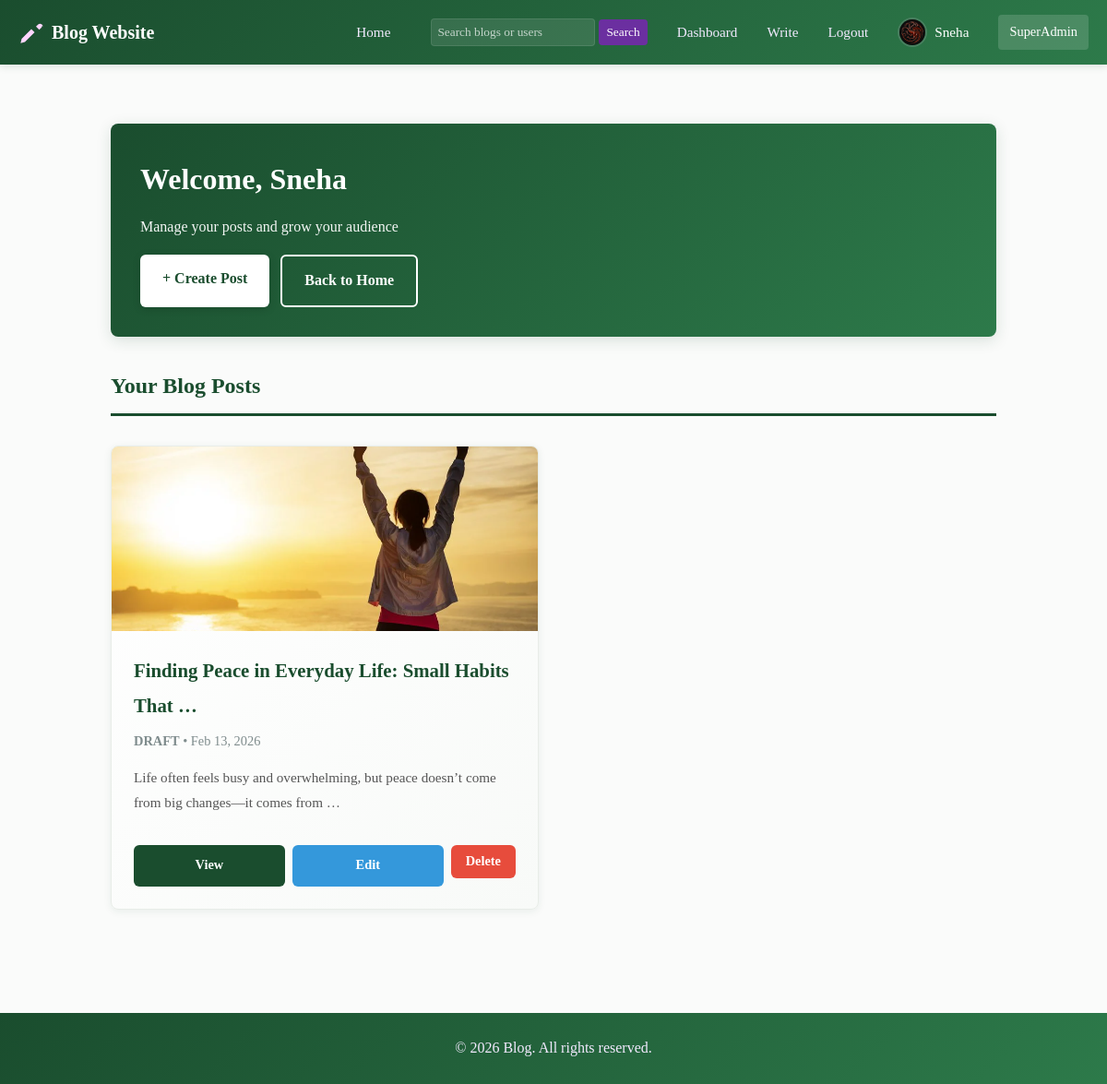
Screenshot of /dashboard/ (signed in) with the database file from the repository.
### blog/models.py (models this page shows, shortened)
class User(AbstractBaseUser, PermissionsMixin):
    name = models.CharField(max_length=100)
    email = models.EmailField(max_length=150, unique=True)
    profile_image = models.ImageField(upload_to='profiles/', blank=True, null=True)
    is_active = models.BooleanField(default=True)
    is_staff = models.BooleanField(default=False)
    created_at = models.DateTimeField(default=timezone.now)
    objects = UserManager()
    USERNAME_FIELD = 'email'
    REQUIRED_FIELDS = ['name']
    class Meta:
        db_table = 'users'
        verbose_name = 'User'
        verbose_name_plural = 'Users'
    @property
    def is_writer(self):
        try:
            return self.user_roles.filter(name='writer').exists()
        except Exception:
            return False

class Blog(models.Model):
    STATUS_CHOICES = [
        ('draft', 'Draft'),
        ('published', 'Published'),
        ('archived', 'Archived'),
    ]
    tenant_id = models.IntegerField()
    title = models.CharField(max_length=255)
    slug = models.SlugField(max_length=300)
    excerpt = models.TextField(blank=True, null=True)
    content = models.TextField()
    featured_image = models.ImageField(upload_to='blogs/', blank=True, null=True)
    tags = models.ManyToManyField('Tag', related_name='blogs', blank=True)
    status = models.CharField(max_length=20, choices=STATUS_CHOICES, default='draft')
    author = models.ForeignKey(User, on_delete=models.SET_NULL, null=True, related_name='blogs')
    category = models.ForeignKey(Category, on_delete=models.SET_NULL, null=True, related_name='blogs')
    published_at = models.DateTimeField(blank=True, null=True)
    created_at = models.DateTimeField(default=timezone.now)
    updated_at = models.DateTimeField(auto_now=True)
    class Meta:
        db_table = 'blogs'
        unique_together = ('tenant_id', 'slug')
        verbose_name = 'Blog'
        verbose_name_plural = 'Blogs'
        indexes = [
            models.Index(fields=['tenant_id', 'slug'], name='blogs_index_2'),
            models.Index(fields=['tenant_id', 'status'], name='idx_blogs_tenant_status'),
            models.Index(fields=['tenant_id', 'slug'], name='idx_blogs_slug'),
        ]
        ordering = ['-created_at']

### blog/views.py (the view)
# urls.py: path('dashboard/', views.dashboard, name='dashboard'),
@login_required(login_url='login')
def dashboard(request):
    user_blogs = request.user.blogs.all().order_by('-created_at')
    from .models import Category
    categories = Category.objects.annotate(post_count=Count('blogs')).order_by('-post_count')[:12]
    context = {
        'user_blogs': user_blogs,
        'categories': categories,
        'page_title': 'Dashboard'
    }
    return render(request, 'dashboard.html', context)

### templates/dashboard.html (shortened to what this page needs)
{% extends 'base.html' %}
{% load static %}
{% block content %}
<div class="container" style="max-width:1000px;margin:2rem auto;">
    <div class="welcome-card-dashboard">
        <h1>Welcome, {{ user.name }}</h1>
        <p>Manage your posts and grow your audience</p>
        <div style="display:flex;gap:12px;margin-top:1rem;">
            <a href="{% url 'create_blog' %}" class="btn-dashboard-primary">+ Create Post</a>
            <a href="{% url 'home' %}" class="btn-dashboard-secondary">Back to Home</a>
        </div>
    </div>
    <h2 style="margin-top:2rem;color:#1a4d2e;border-bottom:3px solid #1a4d2e;padding-bottom:0.5rem;">Your Blog Posts</h2>
    <div class="posts-grid">
        {% if user_blogs %}
            {% for blog in user_blogs %}
                <div class="post-card-dashboard">
                    {% if blog.featured_image %}
                        <div class="post-image" style="background-image:url('{{ blog.featured_image.url }}');"></div>
                    {% else %}
                        <div class="post-image" style="background:linear-gradient(135deg, #1a4d2e 0%, #2d7a4a 100%);"></div>
                    {% endif %}
                    <div class="post-body">
                        <h3>{{ blog.title|truncatewords:8 }}</h3>
                        <p class="post-meta"><strong>{{ blog.status|upper }}</strong> • {{ blog.created_at|date:"M d, Y" }}</p>
                        <p class="post-excerpt">{{ blog.excerpt|default:blog.content|truncatewords:15 }}</p>
                        <div class="post-actions" style="display:flex;gap:8px;margin-top:1rem;">
                            <a href="{% url 'blog_detail' blog.id %}" class="btn-post-view">View</a>
                            <a href="{% url 'edit_blog' blog.id %}" class="btn-post-edit">Edit</a>
                            <form method="POST" action="{% url 'delete_blog' blog.id %}" style="display:inline;" onsubmit="return confirm('Delete this post?');">
                                <button type="submit" class="btn-post-delete">Delete</button>
                            </form>
                        </div>
                    </div>
                </div>
            {% endfor %}
        {% else %}
            <div style="padding:2rem;text-align:center;color:#666;">
                <p>You haven't created any blog posts yet.</p>
                <a href="{% url 'create_blog' %}" class="btn-dashboard-primary" style="margin-top:1rem;">Create Your First Post</a>
            </div>
        {% endif %}
    </div>
</div>
{% endblock %}

### templates/base.html (shortened to what this page needs)
<!DOCTYPE html>
<html lang="en">
<head>
    {% load static %}
    <link rel="stylesheet" href="{% static 'css/dashboard.css' %}">
</head>
<body>
    <header>
        <div class="container">
                <div class="logo">
                    <svg xmlns="http://www.w3.org/2000/svg" viewBox="0 0 24 24" fill="#ffd6ff"><path d="M2 22l1-4 9-9 3 3-9 9-4 1zm20-16c0 .6-.2 1.2-.7 1.7l-2 2-3-3 2-2c.5-.5 1.1-.7 1.7-.7.6 0 1.2.2 1.7.7l.3.3c.5.5.7 1.1.7 1.7z"/></svg>
                    <span>Blog Website</span>
                </div>
                <nav>
                    <a href="{% url 'home' %}">Home</a>
                    <form action="{% url 'search' %}" method="get" style="display:inline-block;margin-left:12px;">
                        <input type="search" name="q" placeholder="Search blogs or users" style="padding:6px;border-radius:4px;border:1px solid rgba(255,255,255,0.1);">
                        <button type="submit" style="padding:6px 8px;border-radius:4px;border:none;background:#6b2fa0;color:#fff;">Search</button>
                    </form>
                    {% if user.is_authenticated %}
                    <a href="{% url 'dashboard' %}">Dashboard</a>
                    {% if user.is_writer %}
                        <a href="{% url 'create_blog' %}">Write</a>
                    {% endif %}
                    <a href="{% url 'logout' %}">Logout</a>
                        <a href="{% url 'dashboard' %}" style="display:flex;align-items:center;gap:0.5rem;">
                            {% if user.profile_image %}
                                <img src="{{ user.profile_image.url }}" alt="avatar" style="height:32px;width:32px;border-radius:50%;object-fit:cover;border:2px solid rgba(255,214,255,0.15);">
                            {% else %}
                                <svg xmlns="http://www.w3.org/2000/svg" viewBox="0 0 24 24" fill="#ffd6ff" style="height:32px;width:32px;border-radius:50%;background:rgba(0,0,0,0.1);padding:4px;">
                                    <path d="M12 12c2.7 0 5-2.3 5-5s-2.3-5-5-5-5 2.3-5 5 2.3 5 5 5zm0 2c-4 0-8 2-8 4v2h16v-2c0-2-4-4-8-4z"/>
                                </svg>
                            {% endif %}
                            <span style="color:#fff;font-size:0.95rem;">{{ user.name }}</span>
                        </a>
                    {% else %}
                        <a href="{% url 'login' %}">Login</a>
                        <a href="{% url 'register' %}">Register</a>
                    {% endif %}
                    <a href="{% url 'superadmin_login' %}" style="padding:6px 12px;border-radius:4px;background:rgba(255,255,255,0.15);color:#fff;text-decoration:none;font-size:0.9rem;">SuperAdmin</a>
                </nav>
        </div>
    </header>
    <main>
        {% block content %}{% endblock %}
    </main>
    <footer>
        <p>&copy; 2026 Blog. All rights reserved.</p>
    </footer>
</body>
</html>

### static/css/dashboard.css (style rules this page uses)
:root { --light-purple:#d5acf6; --dark-accent:#ac52dd; --soft-gold:#c9a24a; --muted:#6b6b6b; }

### templates/base.html (style rules this page uses)
* { margin: 0; padding: 0; box-sizing: border-box; }
body { font-family: 'Times New Roman', Times, serif; line-height: 1.8; color: #2c3e50; background: #fafbfa; }
header { background: linear-gradient(135deg, #1a4d2e 0%, #2d7a4a 100%); color: #f3eaff; padding: 1rem 0; box-shadow: 0 2px 8px rgba(26, 77, 46, 0.15); }
.container { max-width: 1200px; margin: 0 auto; padding: 0 20px; }
header .container { display: flex; justify-content: space-between; align-items: center; }
.logo { display: flex; gap: 0.5rem; align-items: center; font-size: 1.25rem; font-weight: bold; color: #fff; font-family: 'Times New Roman', Times, serif; }
.logo svg { height: 28px; width: 28px; }
nav { display: flex; gap: 2rem; list-style: none; align-items: center; font-family: 'Times New Roman', Times, serif; }
nav a { color: #f3eaff; text-decoration: none; transition: color 0.2s; font-size: 0.95rem; font-family: 'Times New Roman', Times, serif; }
nav form { margin-left: 12px; }
nav input { padding: 6px 8px; border-radius: 4px; border: 1px solid rgba(255, 255, 255, 0.2); background: rgba(255, 255, 255, 0.1); color: white; font-family: 'Times New Roman', Times, serif; }
nav input::placeholder { color: rgba(255, 255, 255, 0.7); }
nav button { padding: 6px 8px; border-radius: 4px; border: none; background: rgba(255, 255, 255, 0.2); color: white; cursor: pointer; transition: all 0.3s; font-family: 'Times New Roman', Times, serif; }
main { min-height: calc(100vh - 200px); padding: 2rem 0; }
footer { background: linear-gradient(135deg, #1a4d2e 0%, #2d7a4a 100%); color: #f3eaff; text-align: center; padding: 1.5rem 0; margin-top: 3rem; }

### templates/dashboard.html (style rules this page uses)
.welcome-card-dashboard { background: linear-gradient(135deg, #1a4d2e 0%, #2d7a4a 100%); color: white; padding: 2rem; border-radius: 8px; box-shadow: 0 4px 16px rgba(26, 77, 46, 0.15); animation: slideInDown 0.6s ease-out; font-family: 'Times New Roman', Times, serif; }
.welcome-card-dashboard h1 { margin: 0; font-size: 2rem; font-family: 'Times New Roman', Times, serif; }
.welcome-card-dashboard p { margin: 0.5rem 0 0 0; opacity: 0.95; font-family: 'Times New Roman', Times, serif; }
.btn-dashboard-primary { display: inline-block; padding: 0.75rem 1.5rem; background: white; color: #1a4d2e; border: none; border-radius: 6px; font-weight: 600; cursor: pointer; text-decoration: none; transition: all 0.3s; box-shadow: 0 2px 8px rgba(0, 0, 0, 0.15); font-family: 'Times New Roman', Times, serif; }
.btn-dashboard-secondary { display: inline-block; padding: 0.75rem 1.5rem; background: transparent; color: white; border: 2px solid white; border-radius: 6px; font-weight: 600; cursor: pointer; text-decoration: none; transition: all 0.3s; font-family: 'Times New Roman', Times, serif; }
.posts-grid { display: grid; grid-template-columns: repeat(auto-fill, minmax(300px, 1fr)); gap: 2rem; margin-top: 2rem; }
.post-card-dashboard { background: linear-gradient(135deg, #ffffff 0%, #f8faf8 100%); border-radius: 8px; overflow: hidden; box-shadow: 0 2px 8px rgba(26, 77, 46, 0.08); border: 1px solid #e8ede8; animation: fadeInUp 0.6s ease-out; transition: all 0.3s; display: flex; flex-direction: column; }
.post-image { height: 200px; background-size: cover; background-position: center; background-repeat: no-repeat; }
.post-body { padding: 1.5rem; flex-grow: 1; display: flex; flex-direction: column; }
.post-body h3 { margin: 0 0 0.5rem 0; color: #1a4d2e; font-size: 1.3rem; font-family: 'Times New Roman', Times, serif; }
.post-meta { color: #7f8c8d; font-size: 0.9rem; margin-bottom: 0.75rem; font-family: 'Times New Roman', Times, serif; }
.post-excerpt { color: #555; font-size: 0.95rem; margin-bottom: 1rem; flex-grow: 1; font-family: 'Times New Roman', Times, serif; }
.post-actions { display: flex; gap: 0.5rem; }
.btn-post-view, .btn-post-edit, .btn-post-delete { flex: 1; padding: 0.6rem 1rem; border: none; border-radius: 6px; cursor: pointer; font-size: 0.9rem; font-weight: 600; transition: all 0.3s; text-decoration: none; text-align: center; font-family: 'Times New Roman', Times, serif; }
.btn-post-view { background: #1a4d2e; color: white; }
.btn-post-edit { background: #3498db; color: white; }
.btn-post-delete { background: #e74c3c; color: white; }

### rows the page displays
User: profile_image (picture), name "Sneha"
Blog: featured_image (picture), title "Finding Peace in Everyday Life: Small Habits That …", status "DRAFT", created_at "Feb 13, 2026", excerpt "Life often feels busy and overwhelming, but peace doesn’t come from big changes—it comes from …"
